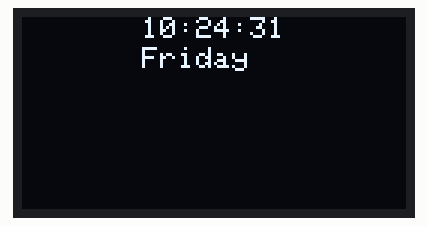
A sketch run on a simulated ESP8266 (NodeMCU). On the bench: 128×64 one-colour display. WiFi joins after 1.5 s; servers stay silent unless stated; network time is answered at once with the bench clock; the local clock reads 2024-03-15 10:24:30 at power-on unless the sketch sets it; what the sketch prints to the serial monitor is not drawn.

Above: at 1.6 s.
At 5.7 s:
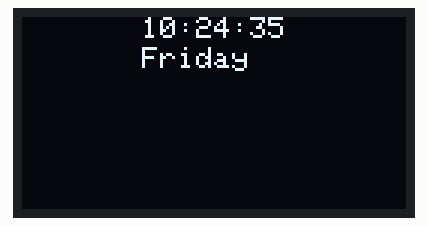
At 10.9 s:
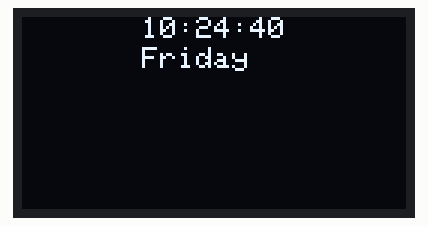
At 20.1 s:
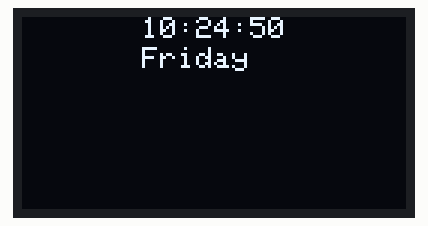
At 27.3 s:
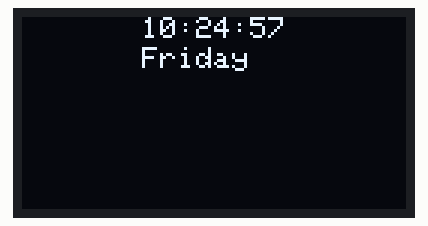
At 38.6 s:
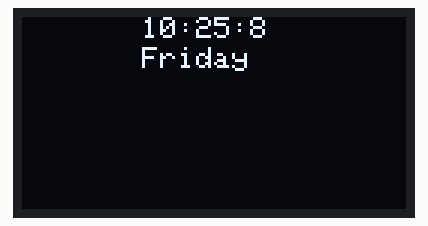

Measured:
- what the display in image 0 shows lasts 1.0 s, from 1.6 s to 2.6 s

The sketch:

Database_IP_entry.ino
```cpp
#include <NTPClient.h>
#include <ESP8266WiFi.h>
#include <WiFiUdp.h>
#include <SPI.h>
#include <Wire.h>
#include <Adafruit_GFX.h>
#include <Adafruit_SSD1306.h>

Adafruit_SSD1306 display(-1);

const char *ssid     = "ISL-PC 5440";
const char *password = "ISL123456";

const long utcOffsetInSeconds = 19080;

char daysOfTheWeek[7][12] = {"Sunday", "Monday", "Tuesday", "Wednesday", "Thursday", "Friday", "Saturday"};

// Define NTP Client to get time
WiFiUDP ntpUDP;
NTPClient timeClient(ntpUDP, "pool.ntp.org", utcOffsetInSeconds);

void setup(){
  Serial.begin(115200);
  display.begin(SSD1306_SWITCHCAPVCC, 0x3C);

  WiFi.begin(ssid, password);

  while ( WiFi.status() != WL_CONNECTED ) {
    delay ( 500 );
    Serial.print ( "." );
  }

  timeClient.begin();
}

void loop() {
  timeClient.update();

  Serial.print(daysOfTheWeek[timeClient.getDay()]);
  Serial.print(", ");
  Serial.print(timeClient.getHours());
  Serial.print(":");
  Serial.print(timeClient.getMinutes());
  Serial.print(":");
  Serial.println(timeClient.getSeconds());
  //Serial.println(timeClient.getFormattedTime());

  display.clearDisplay();
  // Display Text
  display.setTextSize(1);
  display.setTextColor(WHITE);
  display.setCursor(40,0);
  display.print(timeClient.getHours());
  display.print(":");
  display.print(timeClient.getMinutes());
  display.print(":");
  display.println(timeClient.getSeconds());
  display.setCursor(40,10);
  display.println(daysOfTheWeek[timeClient.getDay()]);
  display.display();


  delay(1000);
}
```
